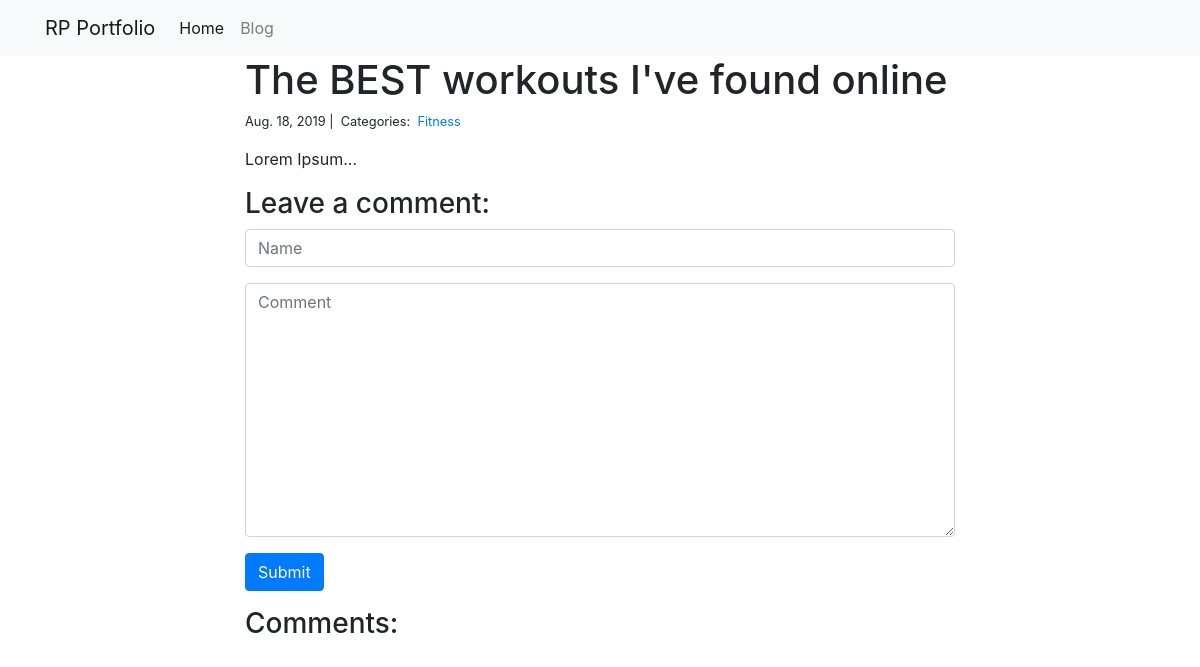
/blog/2/, run on an earlier commit of the app's database.
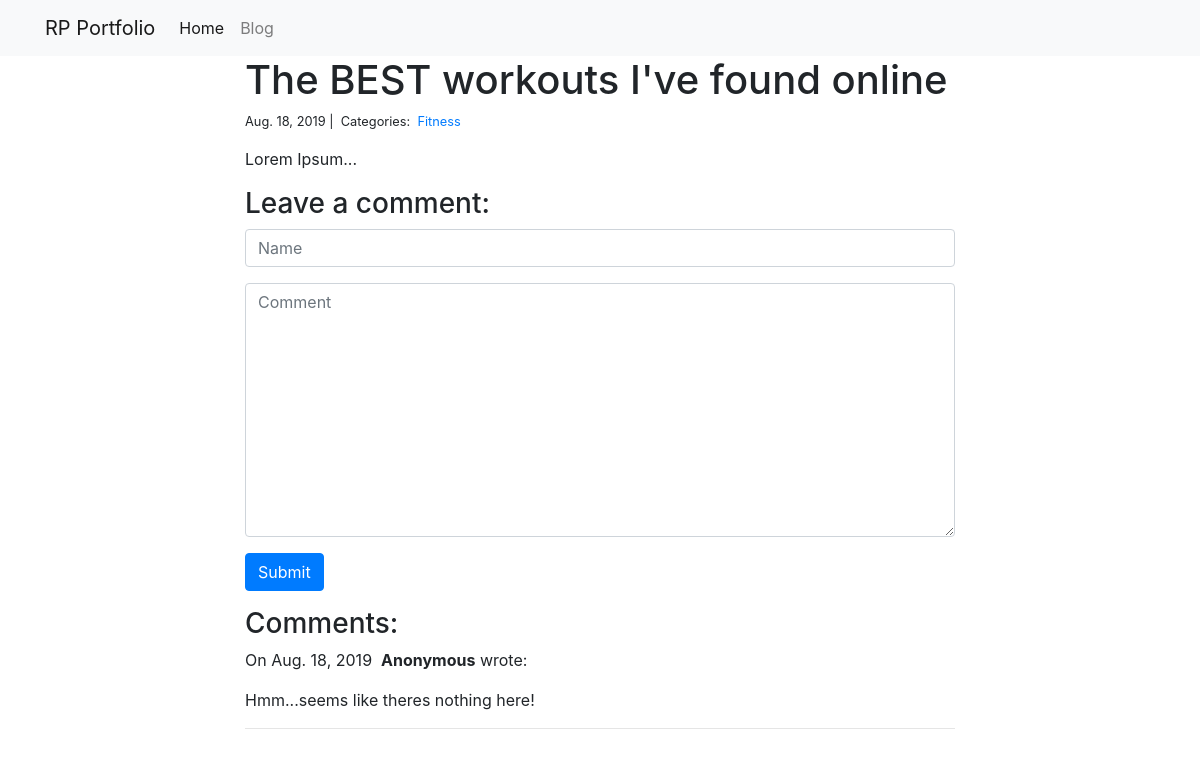
And on a later commit of the database.
### blog/models.py (models this page shows)
class Post (models.Model):
  title = models.CharField(max_length=255)
  body = models.TextField()
  created_on = models.DateTimeField(auto_now_add=True)
  last_modified = models.DateTimeField(auto_now=True)
  categories =  models.ManyToManyField('Category', related_name='posts') #links to Category model

class Category(models.Model):
  name = models.CharField(max_length=50)

class Comment (models.Model):
  author = models.CharField(max_length=60)
  body = models.TextField()
  created_on = models.DateTimeField(auto_now_add=True)
  post = models.ForeignKey('Post', on_delete=models.CASCADE)

### blog/views.py (the view, shortened to what this page needs)
# urls.py: path("<int:pk>/", views.blog_detail, name="blog_detail"),
def blog_detail(request,pk):
  post = Post.objects.get(pk=pk)
  form = CommentForm()
  comments = Comment.objects.filter(post=post)
  context = {
    "post":post,
    "comments":comments,
    "form":form # addded the form to add more comments to the render
  }
  return render (request, "blog_detail.html", context)

### blog/forms.py
class CommentForm (forms.Form):
  author = forms.CharField(
      max_length=60, # this has to match comment class
      widget=forms.TextInput(attrs={
        "class":"form-control",
        "placeholder": "Name"
      })
  )
  body = forms.CharField(widget=forms.Textarea(
      attrs={
        "class": "form-control",
        "placeholder": "Comment"
      })
  )

### blog/templates/blog_detail.html (shortened to what this page needs)
{% extends "base.html" %}
{% block page_content %}
<div class="col-md-8 offset-md-2">
  <h1>{{ post.title }}</h1>
  <small>
    {{ post.created_on.date }} |&nbsp;
    Categories:&nbsp;
    {% for category in post.categories.all %}
    <a href="{% url 'blog_category' category.name %}">
      {{ category.name }}
    </a>&nbsp;
    {% endfor %}
  </small>
  <p>{{ post.body | linebreaks }}</p>
  <h3>Leave a comment:</h3>
  <form action="/blog/{{ post.pk }}/" method="post">
    <div class="form-group">
      {{ form.author }}
    </div>
    <div class="form-group">
      {{ form.body }}
    </div>
    <button type="submit" class="btn btn-primary">Submit</button>
  </form>
  <h3>Comments:</h3>
  {% for comment in comments %}
  <p>
    On {{comment.created_on.date }}&nbsp;
    <b>{{ comment.author }}</b> wrote:
  </p>
  <p>{{ comment.body }}</p>
  <hr>
  {% endfor %}
</div>
{% endblock %}

### portfolio/templates/base.html (shortened to what this page needs)
<link rel="stylesheet" href="https://stackpath.bootstrapcdn.com/bootstrap/4.1.3/css/bootstrap.min.css">
<nav class="navbar navbar-expand-lg navbar-light bg-light">
  <div class="container">
    <a class="navbar-brand" href="{% url 'project_index' %}">RP Portfolio</a>
    <div class="collapse navbar-collapse" id="navbarSupportedContent">
      <ul class="navbar-nav mr-auto">
        <li class="nav-item active">
          <a class="nav-link" href="{% url 'project_index' %}">Home</a>
        </li>
        <li class="nav-item">
          <a class="nav-link" href="{% url 'blog_index' %}">Blog</a>
        </li>
      </ul>
    </div>
  </div>
</nav>
<div class="container">
  {% block page_content %}{% endblock %}
</div>

What changed in the data, as far as the page shows it:
added Comment: created_on "Aug. 18, 2019", author "Anonymous", body "Hmm...seems like theres nothing here!"
